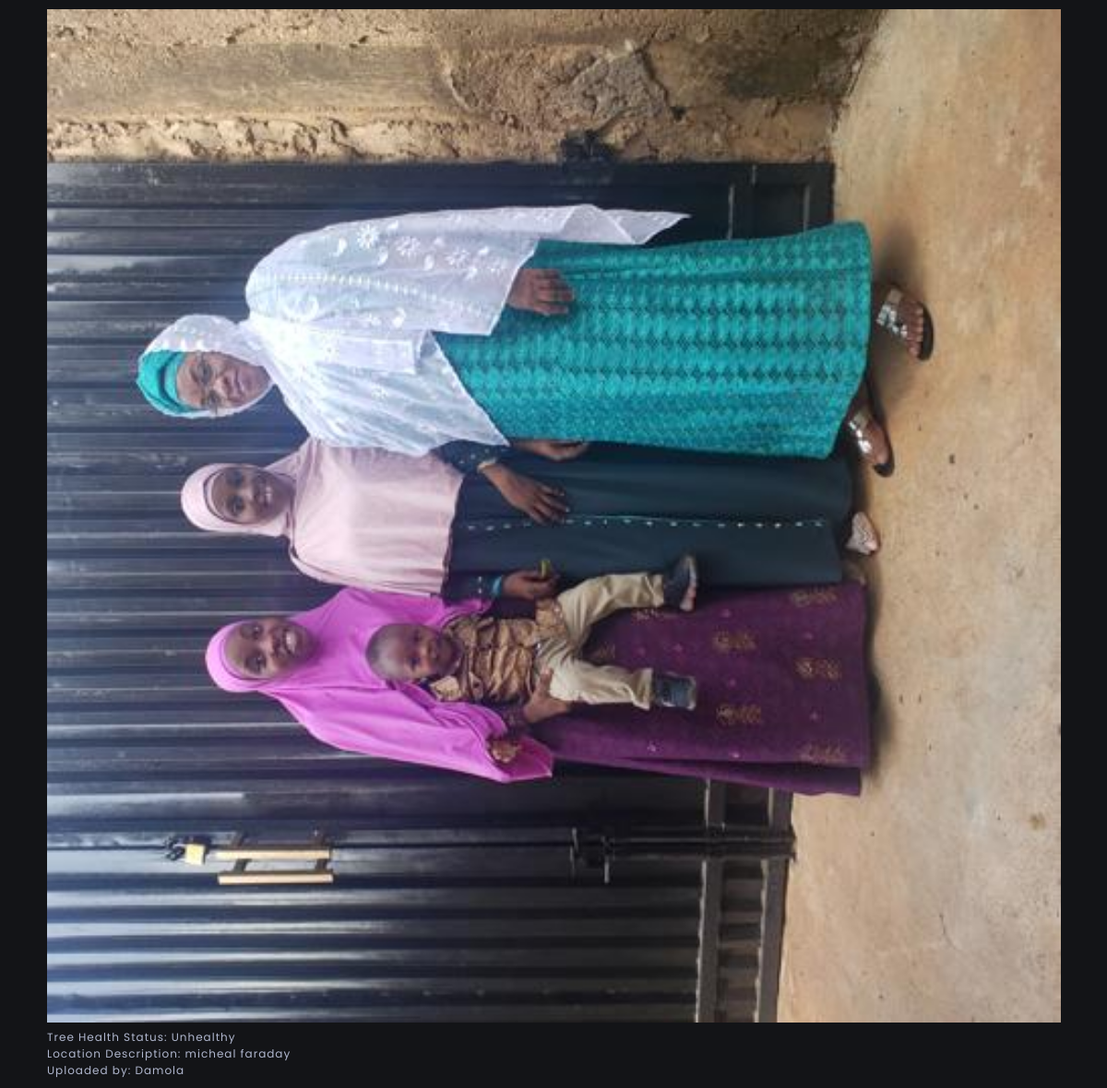
/tree-picture/2/, run on the app's committed database.
### upload/models.py (models this page shows, shortened)
class TreeStatus(models.Model):
    status = models.CharField(max_length=10)
    def __str__(self):
        return self.status

class Upload(models.Model):
    tree_name = models.ForeignKey(Tree, on_delete=models.SET_NULL, null=True)
    tree_count = models.IntegerField(
        default=0,
        validators=[MinValueValidator(1)]
    )
    tree_picture = models.ImageField(upload_to='images/uploads/%Y/%m/%d/')
    tree_picture2 = models.ImageField(upload_to='images/uploads/%Y/%m/%d/', null=True, blank=True)
    tree_picture3 = models.ImageField(upload_to='images/uploads/%Y/%m/%d/', null=True, blank=True)
    health_status = models.ForeignKey(TreeStatus, on_delete=models.SET_NULL, null=True)
    location_name = models.CharField(max_length=80)
    location_description = models.TextField()
    coordinates = models.CharField(max_length=30, null=True, blank=True)
    latitude = models.CharField(max_length=30, null=True, blank=True)
    longitude = models.CharField(max_length=30, null=True, blank=True)
    time_now = models.DateTimeField(auto_now=True)
    uploader = models.CharField(max_length=50, null=True, blank=True)
    class Meta:
        ordering = ['location_name']

### home/views.py (the view)
# urls.py: path('tree-picture/<int:pk>/', views.TreeLocationPicture.as_view(), name='tree-picture'),
class TreeLocationPicture(View):
    template_name = 'home/tree_picture.html'
    @xframe_options_sameorigin
    def get(self, request, pk):
        result = Upload.objects.get(id=pk)
        picture = result.tree_picture
        picture2 = result.tree_picture2
        picture3 = result.tree_picture3
        coord = result.coordinates
        desc = result.location_description
        genus_specie = result.tree_name.genus_specie
        health = result.health_status
        uploader = result.uploader
        context = {
            'pictures': [picture, picture2, picture3],
            'description': desc,
            'genus_specie': genus_specie,
            'health': health,
            'uploader': uploader
        }
        try:
            if type(float(coord[0:4])) == float:
                context.update({'coordinate': coord})
        except:
            pass
        return render(request, self.template_name, context)

### home/templates/home/tree_picture.html (shortened to what this page needs)
<!DOCTYPE html>
{% load static %}
<html lang="en">
<head>
  <link rel="stylesheet" href="{% static 'styles/style2.css' %}" />
</head>
<body>
<div id="img-pic-container">
  {% for picture in pictures %}
  {% if picture %}
  <div> <img src="{{ picture.url }}" alt="{{ genus_specie }} Tree at University of Ibadan"> </div>
  {% endif %}
  {% endfor %}
</div>
<div class="tree-picture-info">
  <div>Tree Health Status: {{ health }}</div>
  <div>Location Description: {{ description }}</div>
  <div> Uploaded by:<a href="{% url 'home:contributors' %}#{{ uploader }}" target="_blank">  {{ uploader }} </a>
  </div>
</div>
</body>
</html>

### static/styles/style2.css (style rules this page uses)
:root { --light-color: #fff; --light-color-alt: #afb6cd; --primary-background-color: #131417; --secondary-background-color: #252830; --hover-light-color: var(--light-color); --hover-dark-color: var(--primary-background-color); --gradient-color: linear-gradient( 115deg,#4fcf70,#fad648,#a767e5,#12bcfe,#44ce7b); --transparent-light-color: rgba(255,255,255,.05); --transparent-dark-color: rgba(0,0,0,.75); --font-family: 'Poppins', sans-serif; --font-size-xxsm: 1.0rem; --font-size-xsm: 1.2rem; --font-size-sm: 1.6rem; --font-size-md: 2.4rem; --font-size-lg: 3rem; --font-size-xl: 4rem; --gap: 1rem; --margin-sm: 2rem; --margin-md: 3rem; --margin-lg: 5rem; --item-min-height-sm: 20rem; --item-min-height-md: 30rem; }
* { margin: 0; padding: 0; box-sizing: border-box; }
html { font-size: 62.5%; }
body { font-family: var(--font-family); font-size: var(--font-size-sm); color: var(--light-color-alt); background-color: var(--primary-background-color); letter-spacing: 1px; padding: 5px; margin-left: 0.1rem; transition: background-color .35s ease-in-out, color .3s ease-in-out; }
a { color: inherit; text-decoration: none; }
img { max-width: 100%; }
.tree-picture-info, .special-place-info { font-size: var(--font-size-xsm); }
#img-pic-container img { object-fit: cover; width: 100%; height: 100%; }
@media screen and (min-width: 800px) { body { padding: 1rem 5rem; } }

### data on the page
TreeStatus: status "Unhealthy"
Upload: location_description "micheal faraday", uploader "Damola"
